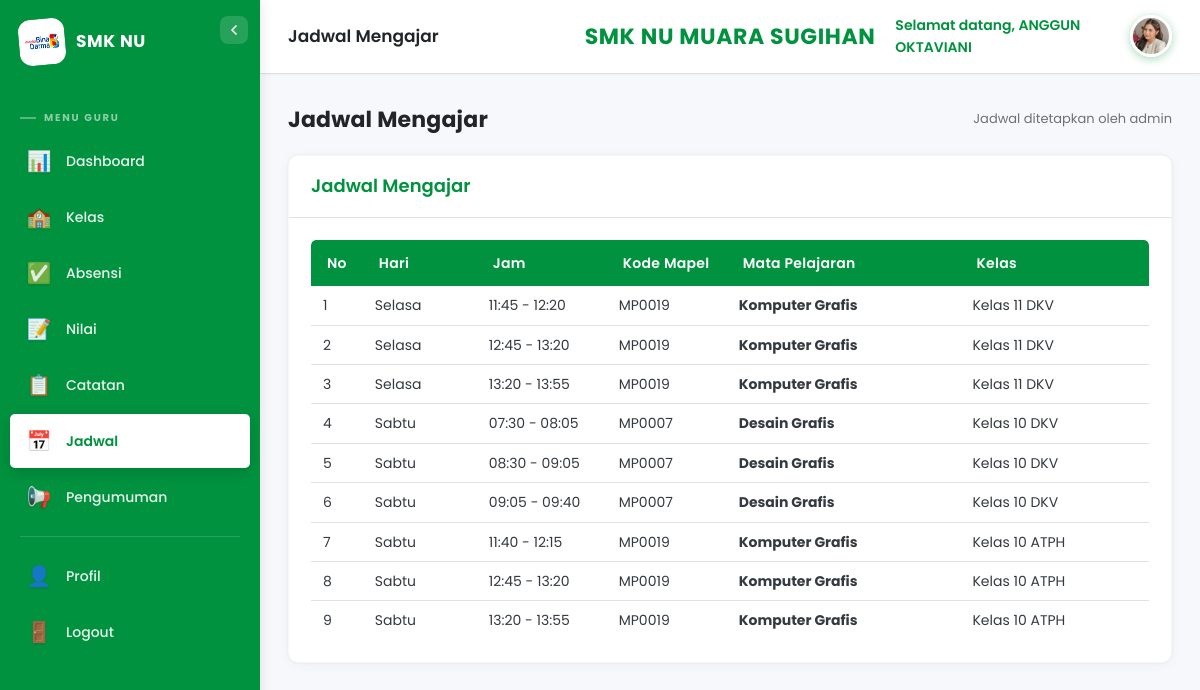
Page /public/index.php?page=jadwal (signed in) on the committed database.
### tables this page shows
CREATE TABLE `guru` (
  `id` int NOT NULL,
  `kode_guru` varchar(20) NOT NULL,
  `user_id` int DEFAULT NULL,
  `nama` varchar(100) NOT NULL,
  `jenis_kelamin` enum('Laki-Laki','Perempuan') NOT NULL,
  `tempat_lahir` varchar(100) DEFAULT NULL,
  `tanggal_lahir` date DEFAULT NULL,
  `alamat` text,
  `no_hp` varchar(20) DEFAULT NULL,
  `email` varchar(100) DEFAULT NULL,
  `agama` varchar(20) DEFAULT NULL,
  `tahun_masuk` year NOT NULL,
  `foto` varchar(255) DEFAULT NULL,
  `nuptk` varchar(20) DEFAULT NULL,
  `nik` varchar(20) DEFAULT NULL,
  `nip` varchar(30) DEFAULT NULL,
  `status_kepegawaian` varchar(50) DEFAULT NULL,
  `jenis_ptk` varchar(50) DEFAULT NULL,
  `gelar` varchar(50) DEFAULT NULL,
  `jenjang_pendidikan` varchar(20) DEFAULT NULL,
  `jurusan_prodi` varchar(100) DEFAULT NULL,
  `tmt_kerja` date DEFAULT NULL,
  `tugas_tambahan` varchar(100) DEFAULT NULL,
  `created_at` timestamp NOT NULL DEFAULT CURRENT_TIMESTAMP,
  `updated_at` timestamp NOT NULL DEFAULT CURRENT_TIMESTAMP ON UPDATE CURRENT_TIMESTAMP
);

CREATE TABLE `jadwal` (
  `id` int NOT NULL,
  `kelas_id` int NOT NULL,
  `mapel_id` int NOT NULL,
  `guru_id` int NOT NULL,
  `hari` enum('Senin','Selasa','Rabu','Kamis','Jumat','Sabtu') NOT NULL,
  `jam_mulai` time NOT NULL,
  `jam_selesai` time NOT NULL,
  `created_at` timestamp NOT NULL DEFAULT CURRENT_TIMESTAMP,
  `updated_at` timestamp NOT NULL DEFAULT CURRENT_TIMESTAMP ON UPDATE CURRENT_TIMESTAMP
);

CREATE TABLE `mapel` (
  `id` int NOT NULL,
  `kode_mapel` varchar(20) NOT NULL,
  `nama_mapel` varchar(100) NOT NULL,
  `semester` enum('ganjil','genap') NOT NULL,
  `tingkat` enum('X','XI','XII') NOT NULL,
  `tahun_ajaran_id` int NOT NULL,
  `created_at` timestamp NOT NULL DEFAULT CURRENT_TIMESTAMP,
  `updated_at` timestamp NOT NULL DEFAULT CURRENT_TIMESTAMP ON UPDATE CURRENT_TIMESTAMP
);

CREATE TABLE `kelas` (
  `id` int NOT NULL,
  `kode_kelas` varchar(20) NOT NULL,
  `nama_kelas` varchar(50) NOT NULL,
  `wali_kelas_id` int DEFAULT NULL,
  `tahun_ajaran_id` int NOT NULL,
  `created_at` timestamp NOT NULL DEFAULT CURRENT_TIMESTAMP,
  `updated_at` timestamp NOT NULL DEFAULT CURRENT_TIMESTAMP ON UPDATE CURRENT_TIMESTAMP
);

### core/Auth.php (called while the page is built, shortened)
<?php
class Auth {
    public static function user($k=null) { self::start(); return $k ? ($_SESSION[$k]??null) : ($_SESSION??null); }
}

### config/database.php (called while the page is built, shortened)
<?php
function getDB() {
    static $pdo = null;
    if ($pdo === null) {
        try {
            $pdo = new PDO("mysql:host=".DB_HOST.";dbname=".DB_NAME.";charset=utf8mb4", DB_USER, DB_PASS);
            $pdo->setAttribute(PDO::ATTR_ERRMODE, PDO::ERRMODE_EXCEPTION);
            $pdo->setAttribute(PDO::ATTR_DEFAULT_FETCH_MODE, PDO::FETCH_ASSOC);
        } catch (PDOException $e) { die("DB Error: ".$e->getMessage()); }
    }
    return $pdo;
}

### config/app.php (called while the page is built, shortened)
<?php
function base_url($path='') {
    $script = $_SERVER['SCRIPT_NAME'];
    $base = rtrim(dirname($script), '/');
    return $base.'/'.$path;
}

### views/guru/jadwal.php (the view, shortened to what this page needs)
<?php
$pageTitle = 'Jadwal Mengajar';
$db = getDB();
$guru = (new GuruModel())->whereOne('user_id', Auth::id());
$jadwal = [];
if ($guru) {
    $st = $db->prepare("
        SELECT
            j.*,
            m.nama_mapel,
            m.kode_mapel,
            k.nama_kelas
        FROM jadwal j
        JOIN mapel m ON j.mapel_id = m.id
        JOIN kelas k ON j.kelas_id = k.id
        WHERE j.guru_id = ?
        ORDER BY FIELD(j.hari,'Senin','Selasa','Rabu','Kamis','Jumat','Sabtu'),
                 j.jam_mulai
    ");
    $st->execute([$guru['id']]);
    $jadwal = $st->fetchAll(PDO::FETCH_ASSOC);
}
?>
<div class="dash-header-row">
    <h2 class="page-title">Jadwal Mengajar</h2>
    <p style="color:var(--gray-500);font-size:13px;">
        Jadwal ditetapkan oleh admin
    </p>
</div>
<div class="card">
    <div class="card-header">
        <h3>Jadwal Mengajar</h3>
    </div>
    <div class="card-body">
        <?php if (empty($jadwal)): ?>
            <p class="text-muted" style="padding:10px;background:var(--gray-50);border-radius:var(--radius-sm);">
                Belum ada jadwal mengajar.
            </p>
        <?php else: ?>
            <div class="table-responsive">
                <table class="table table-sm">
                    <thead>
                        <tr>
                            <th style="width:50px;">No</th>
                            <th>Hari</th>
                            <th style="width:130px;">Jam</th>
                            <th style="width:120px;">Kode Mapel</th>
                            <th>Mata Pelajaran</th>
                            <th>Kelas</th>
                        </tr>
                    </thead>
                    <tbody>
                        <?php foreach ($jadwal as $i => $j): ?>
                            <tr>
                                <td><?= $i+1 ?></td>
                                <td><?= htmlspecialchars($j['hari']) ?></td>
                                <td><?= substr($j['jam_mulai'], 0, 5) ?> - <?= substr($j['jam_selesai'], 0, 5) ?></td>
                                <td><?= htmlspecialchars($j['kode_mapel'] ?? '-') ?></td>
                                <td><strong><?= htmlspecialchars($j['nama_mapel']) ?></strong></td>
                                <td><?= htmlspecialchars($j['nama_kelas']) ?></td>
                            </tr>
                        <?php endforeach; ?>
                    </tbody>
                </table>
            </div>
        <?php endif; ?>
    </div>
</div>
<?php
require VIEW_PATH . '/layouts/admin.php';
?>

### views/components/header.php (shortened to what this page needs)
<div class="top-header">
    <div class="header-left">
        <h2><?= $pageTitle ?? 'Dashboard' ?></h2>
    </div>
    <div class="header-center">
        <h1>SMK NU MUARA SUGIHAN</h1>
    </div>
    <div class="header-right">
        <span>Selamat datang, <?= htmlspecialchars(Auth::user('nama')) ?></span>
        <div class="profile-dropdown">
            <?php
            $headerFotoUrl = null;
            if (Auth::role() === 'guru') {
                $hGuru = getDB()->prepare("SELECT foto FROM guru WHERE user_id=? LIMIT 1");
                $hGuru->execute([Auth::id()]);
                $hGuruRow = $hGuru->fetch();
                if (!empty($hGuruRow['foto']) && file_exists(BASE_PATH . '/public/uploads/guru/' . $hGuruRow['foto'])) {
                    $headerFotoUrl = base_url('uploads/guru/' . $hGuruRow['foto']);
                }
            }
            ?>
            <div class="profile-avatar" onclick="toggleDropdown()" title="Menu profil" style="<?= $headerFotoUrl ? 'background:none;padding:0;' : '' ?>">
                <?php if ($headerFotoUrl): ?>
                    <img src="<?= $headerFotoUrl ?>" alt="Avatar" style="width:36px;height:36px;border-radius:50%;object-fit:cover;">
                <?php else: ?>
                    <?= strtoupper(substr(Auth::user('nama'),0,1)) ?>
                <?php endif; ?>
            </div>
        </div>
    </div>
</div>

### public/css/style.css (style rules this page uses)
:root { --primary: #00923F; --primary-dark: #007532; --primary-hover: #00A548; --primary-light: #E5F4EA; --primary-soft: #F0FAF3; --primary-rgb: 0, 146, 63; --bg-app: #F6F8FC; --text-secondary-dark: #54595E; --text-medium: #4F4F4F; --stroke-light: #DEE2E6; --danger: #DC3545; --warning: #FFC107; --info: #17A2B8; --success: #00923F; --gray-50: #F8F9FA; --gray-100: #F1F3F5; --gray-200: #E9ECEF; --gray-300: #DEE2E6; --gray-400: #ADB5BD; --gray-500: #707070; --gray-600: #495057; --gray-700: #343A40; --gray-800: #212529; --white: #FFFFFF; --shadow: 0 0 4px rgba(0,0,0,0.06), 0 2px 12px rgba(0,0,0,0.04); --shadow-lg: 0 8px 30px rgba(0,0,0,0.1); --shadow-hover: 0 6px 22px rgba(0,0,0,0.10); --shadow-figma: 0 0 2px rgba(0,0,0,0.25); --radius: 10px; --radius-sm: 5px; --radius-lg: 12px; --sidebar-width: 260px; --header-h: 72px; --transition: all 0.28s cubic-bezier(0.4, 0, 0.2, 1); --transition-fast: all 0.18s cubic-bezier(0.4, 0, 0.2, 1); }
* { margin:0; padding:0; box-sizing:border-box; }
body { font-family:'Poppins','Inter',system-ui,-apple-system,sans-serif; background:var(--bg-app); color:var(--gray-700); line-height:1.6; overflow-x:hidden; -webkit-font-smoothing:antialiased; -moz-osx-font-smoothing:grayscale; }
img { max-width:100%; }
.top-header { background:var(--white); padding:14px 28px; display:grid; grid-template-columns:1fr auto 1fr; align-items:center; border-bottom:1px solid var(--stroke-light); position:sticky; top:0; z-index:50; box-shadow:0 0 4px rgba(0,0,0,0.06); min-height:var(--header-h); gap:20px; }
.top-header .header-left { display:flex; align-items:center; gap:14px; }
.top-header h2 { font-size:17px; color:var(--gray-800); font-weight:600; font-family:'Poppins',sans-serif; }
.top-header .header-center { text-align:center; }
.top-header .header-center h1 { font-size:22px; color:var(--primary); font-weight:700; font-family:'Poppins',sans-serif; letter-spacing:0.6px; white-space:nowrap; }
.header-right { display:flex; align-items:center; gap:14px; font-size:14px; color:var(--primary); justify-content:flex-end; font-family:'Poppins',sans-serif; }
.header-right span { font-weight:600; }
.profile-dropdown { position:relative; }
.profile-avatar { width:42px; height:42px; border-radius:50%; background:linear-gradient(135deg,var(--primary),var(--primary-dark)); color:var(--white); display:flex; align-items:center; justify-content:center; font-weight:700; font-size:15px; cursor:pointer; transition:var(--transition); box-shadow:0 2px 10px rgba(var(--primary-rgb),.35); border:2px solid rgba(255,255,255,0.9); }
.content-area > * { animation:fadeIn 0.4s ease-out; }
.card { background:var(--white); border-radius:var(--radius); box-shadow:0 0 2px rgba(0,0,0,.08), 0 2px 12px rgba(0,0,0,0.04); overflow:hidden; margin-bottom:22px; transition:var(--transition); border:1px solid rgba(0,0,0,0.03); }
.card-header { display:flex; justify-content:space-between; align-items:center; padding:16px 22px; border-bottom:1px solid var(--stroke-light); background:var(--white); }
.card-header h3 { font-size:18px; color:var(--primary); font-weight:600; font-family:'Poppins',sans-serif; }
.card-body { padding:22px; }
.table-responsive { overflow-x:auto; border-radius:var(--radius-sm); }
.table { width:100%; border-collapse:collapse; font-size:14px; font-family:'Poppins',sans-serif; }
.table th { background:var(--primary); color:var(--white); padding:12px 16px; text-align:left; font-weight:600; font-size:14px; white-space:nowrap; letter-spacing:0.3px; }
.table th:first-child { border-radius:var(--radius-sm) 0 0 0; }
.table th:last-child { border-radius:0 var(--radius-sm) 0 0; }
.table td { padding:12px 16px; border-bottom:1px solid var(--stroke-light); vertical-align:middle; transition:var(--transition-fast); color:var(--gray-700); }
.table tr { transition:var(--transition-fast); }
.table tbody tr:last-child td { border-bottom:none; }
.table.table-sm td { padding:8px 12px; }
.top-header .header-center h1 { transition:font-size 0.3s; }
.dash-header-row { display:flex; justify-content:space-between; align-items:center; margin-bottom:18px; gap:16px; flex-wrap:wrap; }
.dash-header-row h2.page-title { font-size:22px; color:var(--gray-800); font-weight:700; letter-spacing:.2px; }

### rows in the picture
guru: foto (picture)
jadwal: hari "Selasa", jam_mulai "11:45", jam_selesai "12:20", mapel.kode_mapel "MP0019", mapel.nama_mapel "Komputer Grafis", kelas.nama_kelas "Kelas 11 DKV"
jadwal: hari "Selasa", jam_mulai "12:45", jam_selesai "13:20", mapel.kode_mapel "MP0019", mapel.nama_mapel "Komputer Grafis", kelas.nama_kelas "Kelas 11 DKV"
jadwal: hari "Selasa", jam_mulai "13:20", jam_selesai "13:55", mapel.kode_mapel "MP0019", mapel.nama_mapel "Komputer Grafis", kelas.nama_kelas "Kelas 11 DKV"
jadwal: hari "Sabtu", jam_mulai "07:30", jam_selesai "08:05", mapel.kode_mapel "MP0007", mapel.nama_mapel "Desain Grafis", kelas.nama_kelas "Kelas 10 DKV"
jadwal: hari "Sabtu", jam_mulai "08:30", jam_selesai "09:05", mapel.kode_mapel "MP0007", mapel.nama_mapel "Desain Grafis", kelas.nama_kelas "Kelas 10 DKV"
jadwal: hari "Sabtu", jam_mulai "09:05", jam_selesai "09:40", mapel.kode_mapel "MP0007", mapel.nama_mapel "Desain Grafis", kelas.nama_kelas "Kelas 10 DKV"
jadwal: hari "Sabtu", jam_mulai "11:40", jam_selesai "12:15", mapel.kode_mapel "MP0019", mapel.nama_mapel "Komputer Grafis", kelas.nama_kelas "Kelas 10 ATPH"
jadwal: hari "Sabtu", jam_mulai "12:45", jam_selesai "13:20", mapel.kode_mapel "MP0019", mapel.nama_mapel "Komputer Grafis", kelas.nama_kelas "Kelas 10 ATPH"
jadwal: hari "Sabtu", jam_mulai "13:20", jam_selesai "13:55", mapel.kode_mapel "MP0019", mapel.nama_mapel "Komputer Grafis", kelas.nama_kelas "Kelas 10 ATPH"

### other values in the picture
$pageTitle "Jadwal Mengajar"
Auth::user('nama') "ANGGUN OKTAVIANI"
